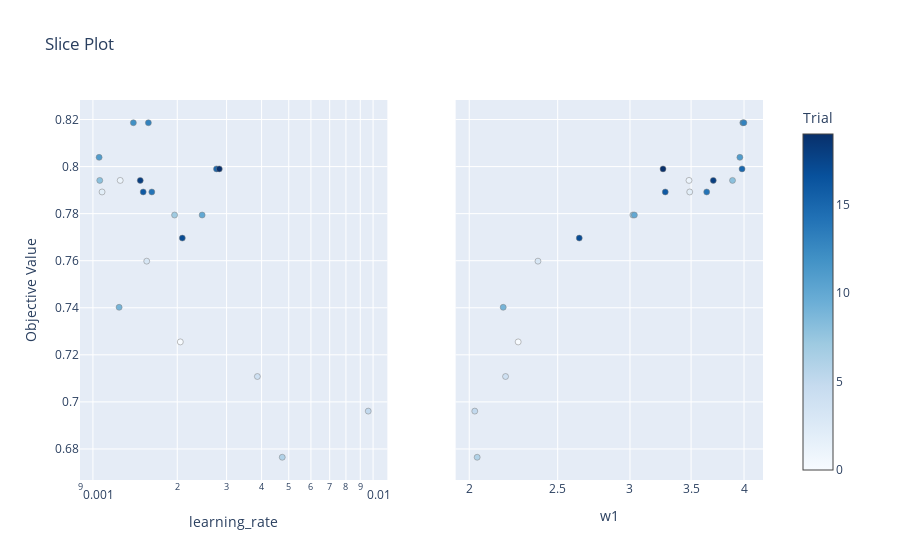

Here is the notebook cell this chart was saved with:
### Markdown cell above
If picture not showing in browser <br>
![opt-history.png](attachment:opt-history.png)

### Code cell
optuna.visualization.plot_slice(study)

### Figure 1 — Plotly figure (JSON) as saved in the notebook; plotly's stock layout.template omitted (floating-point values rounded to 4 significant figures)
{"data": [{"marker": {"color": [0, 1, 2, 3, 4, 5, 6, 7, 8, 9, 10, 11, 12, 13, 14, 15, 16, 17, 18, 19], "colorbar": {"title": {"text": "Trial"}, "x": 1, "xpad": 40}, "colorscale": [[0, "rgb(247,251,255)"], [0.125, "rgb(222,235,247)"], [0.25, "rgb(198,219,239)"], [0.375, "rgb(158,202,225)"], [0.5, "rgb(107,174,214)"], [0.625, "rgb(66,146,198)"], [0.75, "rgb(33,113,181)"], [0.875, "rgb(8,81,156)"], [1, "rgb(8,48,107)"]], "line": {"color": "Grey", "width": 0.5}, "showscale": true}, "mode": "markers", "name": "Feasible Trial", "showlegend": false, "type": "scatter", "x": [0.002051, 0.001251, 0.001078, 0.001556, 0.003864, 0.00961, 0.00474, 0.001956, 0.001058, 0.00124, 0.002454, 0.001052, 0.001394, 0.001577, 0.001623, 0.002761, 0.001512, 0.002085, 0.001476, 0.002826], "xaxis": "x", "y": [0.7255, 0.7941, 0.7892, 0.7598, 0.7108, 0.6961, 0.6765, 0.7794, 0.7941, 0.7402, 0.7794, 0.8039, 0.8186, 0.8186, 0.7892, 0.799, 0.7892, 0.7696, 0.7941, 0.799], "yaxis": "y"}, {"marker": {"color": [0, 1, 2, 3, 4, 5, 6, 7, 8, 9, 10, 11, 12, 13, 14, 15, 16, 17, 18, 19], "colorbar": {"title": {"text": "Trial"}, "x": 1, "xpad": 40}, "colorscale": [[0, "rgb(247,251,255)"], [0.125, "rgb(222,235,247)"], [0.25, "rgb(198,219,239)"], [0.375, "rgb(158,202,225)"], [0.5, "rgb(107,174,214)"], [0.625, "rgb(66,146,198)"], [0.75, "rgb(33,113,181)"], [0.875, "rgb(8,81,156)"], [1, "rgb(8,48,107)"]], "line": {"color": "Grey", "width": 0.5}, "showscale": false}, "mode": "markers", "name": "Feasible Trial", "showlegend": false, "type": "scatter", "x": [2.263, 3.482, 3.488, 2.379, 2.192, 2.028, 2.04, 3.022, 3.886, 2.179, 3.034, 3.959, 3.988, 3.999, 3.641, 3.98, 3.28, 2.64, 3.702, 3.261], "xaxis": "x2", "y": [0.7255, 0.7941, 0.7892, 0.7598, 0.7108, 0.6961, 0.6765, 0.7794, 0.7941, 0.7402, 0.7794, 0.8039, 0.8186, 0.8186, 0.7892, 0.799, 0.7892, 0.7696, 0.7941, 0.799], "yaxis": "y2"}], "layout": {"title": {"text": "Slice Plot"}, "xaxis": {"anchor": "y", "domain": [0, 0.45], "title": {"text": "learning_rate"}, "type": "log"}, "xaxis2": {"anchor": "y2", "domain": [0.55, 1], "title": {"text": "w1"}, "type": "log"}, "yaxis": {"anchor": "x", "domain": [0, 1], "title": {"text": "Objective Value"}}, "yaxis2": {"anchor": "x2", "domain": [0, 1], "matches": "y", "showticklabels": false}}}
